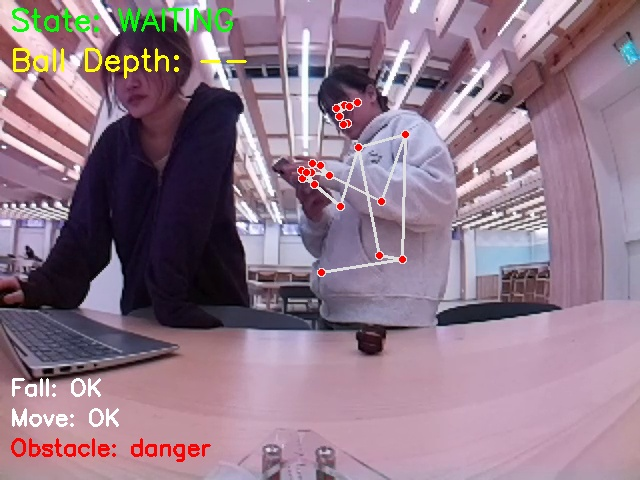
#> input picture homecloud/cloud/eldertest/latest_snapshot.jpg, 640 x 480 px
$ python -i local_test_rehab.py   (imports and definitions only)
#> lines starting #> are read from the running program, lines starting #| are printed output that depends on the picture; after the words box and inside, x2 and y2 are one past the last pixel; in counts of white or black regions, pixels touching at a corner belong together
#> further down, picture is the input picture: shape (480, 640, 3); mean B, G, R 137.8, 121.7, 145.8
# local_test_rehab.py
import cv2
import time
import numpy as np
import mediapipe as mp
import rehab_config
import rehab_logger

# ==================== 影片/攝影機設定 ====================
USE_VIDEO_FILE = False  # True = 影片檔，False = 攝影機
VIDEO_PATH = "test_fall.mp4"  # 影片路徑（與程式同一資料夾）
CAMERA_ID = 0  # 攝影機 ID（0 = 預設筆電鏡頭）


# ==================== 模擬 YOLO & Depth ====================
def detect_objects(_, frame):
    hsv = cv2.cvtColor(frame, cv2.COLOR_BGR2HSV)
#> hsv: shape (480, 640, 3); mean H, S, V 147.7, 67.1, 152
    lower = np.array([20, 100, 100])
    upper = np.array([35, 255, 255])
    mask = cv2.inRange(hsv, lower, upper)
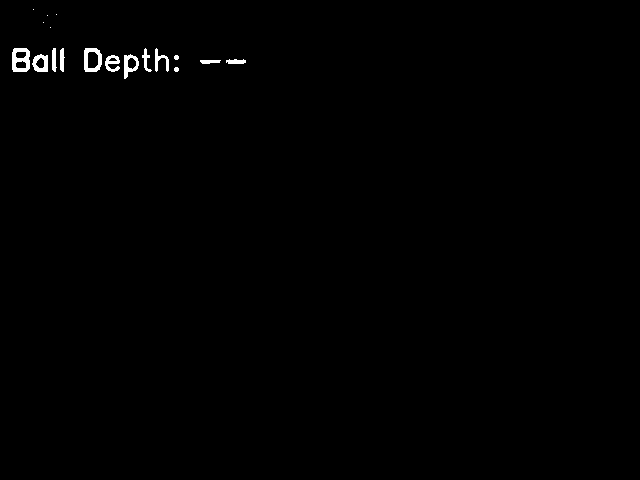
#> mask: shape (480, 640); 0.54% white; 18 white regions (5 under 20 px)
    contours, _ = cv2.findContours(mask, cv2.RETR_EXTERNAL, cv2.CHAIN_APPROX_SIMPLE)
#> contours = 18 contours, 7 with area under 20; largest, box (x1, y1, x2, y2) and area: (12, 48, 30, 72) 374, (84, 48, 102, 72) 359, (124, 54, 139, 79) 220, (32, 54, 48, 72) 212, (105, 55, 120, 72) 131
    if contours:
        c = max(contours, key=cv2.contourArea)
#> c = contour of 15 points, box (x1, y1, x2, y2) (12, 48, 30, 72), area 374
        x, y, w, h = cv2.boundingRect(c)
#> x = 12; y = 48; w = 18; h = 24
        return [(x, y, x + w, y + h, 0.95, 0)]
    return []


def estimate_depth(frame):
    detections = detect_objects(None, frame)
#> detections = [(12, 48, 30, 72, 0.95, 0)]
    if detections:
        x1, y1, x2, y2, _, _ = detections[0]
#> x1 = 12; y1 = 48; x2 = 30; y2 = 72
        width_px = x2 - x1
#> width_px = 18
        depth_m = max(0.1, 0.4 / (width_px / 100))
#> depth_m = 2.22
        return np.full((frame.shape[0], frame.shape[1]), depth_m, dtype=np.float32)
#> returned value: shape (480, 640) float32; every value is 2.22
    return np.zeros(frame.shape[:2], dtype=np.float32)


# [16 lines left out: function smooth_ball_data, not called in this run]


# ==================== 主控制器 ====================
class RehabController:
    # [105 lines left out: functions __init__, step, not called in this run]


# ==================== 執行 ====================
# [64 lines not run here, left out]

>>> import cv2
>>> picture = cv2.imread('eldertest/latest_snapshot.jpg')
>>> result = estimate_depth(picture)
